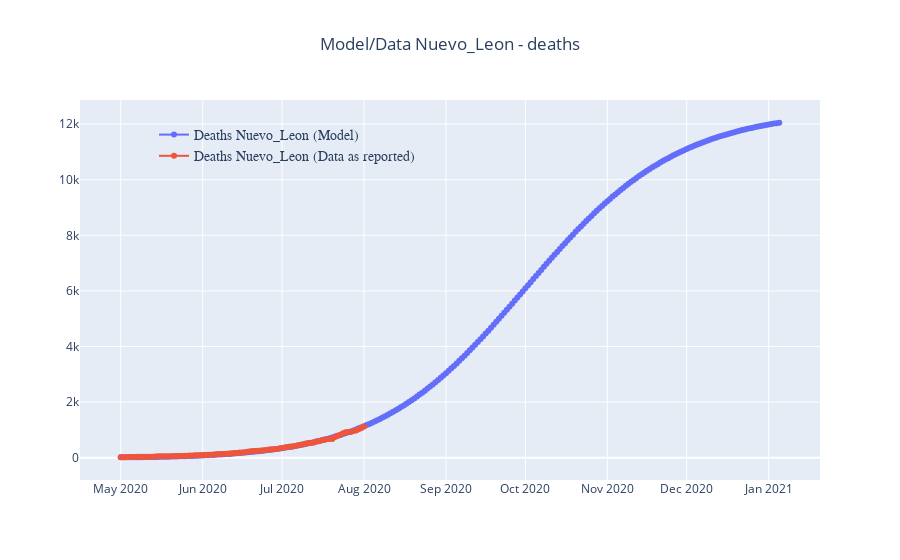

Here is the notebook cell this chart was saved with:
### Markdown cell above
## Nuevo León - Agosto - Por muertes reportadas

### Code cell
# Estimation/Data fit 

fecha = '2020-08-01'
region = 'Nuevo_Leon'
#region = 'Mexico'
caso = "reported"
#caso = "ocurred"

if caso == "reported":
    base_modelo = reportadas[(reportadas['date']>='2020-05-01') & (reportadas['date']<=fecha)].reset_index()
elif caso == "ocurred":
    base_modelo = ocurridas[(ocurridas['date']>='2020-05-01') & (ocurridas['date']<=fecha)].reset_index()
    

if region == 'Nuevo_Leon':
    P0 = 5120000
elif region == "Mexico":
    P0 = 126000000
    
I0 = base_modelo.loc[0, 'Cases_'+ region]
D0 = base_modelo.loc[0, 'Deaths_'+ region]


grid_ri = np.linspace(2, 1, num=10)
grid_rf = np.linspace(0.8, 1.5, num=10)
grid_lp = np.linspace(0.005, 0.08, num=10)
grid_sc = np.linspace(3, 1, num=10)

results = pd.DataFrame({'grid_sc':[],
                        'grid_ri': [],
                        'grid_rf': [],
                        'grid_lp': [],
                        'dist':    []})

indice = 0


for iri in range(0,len(grid_ri)):
    for irf in range(0,len(grid_rf)):
        for ilp in range(0,len(grid_lp)):
            for sc in range(0,len(grid_sc)):
                
                
                Ri= grid_ri[iri]      # initial reproduction rate
                Rf= grid_rf[irf]      # final reproduction rate as if 0 infected: S/P=1
                λ = grid_lp[ilp]      # behavioral param
                sc = grid_sc[sc]     # scale parameter for initia infected


                %run -i "D:\francisco_madrigal\Desktop\ITAM\Semestre 3\Inv Aplicada I\modelos_SIR\BSIR_modelo.py"


                distc = (sum(np.power(
                    (
                        (df_cal[(df_cal['date']>='2020-05-01') & (df_cal['date']<=fecha)]['Deaths']) - 
                        (base_modelo[(base_modelo['date']>='2020-05-01') & (base_modelo['date']<=fecha)]['Deaths_'+region])
                    )
                    ,2)) / len(base_modelo))

                results.loc[indice,'grid_sc'] = sc
                results.loc[indice,'grid_ri'] = Ri
                results.loc[indice,'grid_rf'] = Rf
                results.loc[indice,'grid_lp'] = λ
                results.loc[indice,'dist'] = distc

                indice += 1
                        

min_val = results['dist'].idxmin()

print(f'{caso} - {region} - {fecha}:\n',
      'Suma de los errores promedio: {}\n'.format(results.loc[min_val,'dist']),
      'I0: {}, con un sc de {}\n'.format(results.loc[min_val,'grid_sc'] * I0, results.loc[min_val,'grid_sc']),
      'R0: {}\n'.format(results.loc[min_val,'grid_ri']),
      'Rf: {}\n'.format(results.loc[min_val,'grid_rf']),
      'λ: {}\n'.format(results.loc[min_val,'grid_lp']))

sc = results.loc[min_val,'grid_sc']
Ri= results.loc[min_val,'grid_ri']      # initial reproduction rate
Rf= results.loc[min_val,'grid_rf']      # final reproduction rate as if 0 infected: S/P=1
λ = results.loc[min_val,'grid_lp']      # behavioral param

%run -i "D:\francisco_madrigal\Desktop\ITAM\Semestre 3\Inv Aplicada I\modelos_SIR\BSIR_modelo.py"

tbound = 250
fig = go.Figure()

fig.add_trace(go.Scatter(
    x=df_cal[df_cal.time<tbound]['date'],
    y=df_cal[df_cal.time<tbound]['Deaths'],
    name='Deaths ' + region + ' (Model)',
    mode='lines+markers',line_width=2,marker_size=6,opacity=1))

fig.add_trace(go.Scatter(
    x=base_modelo['date'],
    y=base_modelo['Deaths_' + region],
    name='Deaths ' + region + ' (Data as '+ caso + ')',
    mode='lines+markers',line_width=2,marker_size=6,opacity=1))

fig.update_layout(
    title="Model/Data " + region + " - deaths",
    title_x=0.5,showlegend=True,yaxis = {'type': 'linear'},
    legend=dict(
            x=0.10,y=0.95,
            traceorder="normal",font=dict(family="sans-serif",size=14),bgcolor='rgba(0,0,0,0)'),)

fig.show()

# Para estimar las máximas muertes diarias

df_cal['muertes_diarias'] = df_cal['Deaths'].diff()

print('Muertes despúes de 120 días (31 de diciembre de 2020): {}'.format(df_cal.loc[120,'Deaths']))
print('Mayor número de muertes: {}'.format(df_cal['muertes_diarias'].max()))
print('Días para alcanzar el mayor número de muertes: {}'.format(df_cal['muertes_diarias'].idxmax()))


res_agregados.loc[modelo,'region'] = region
res_agregados.loc[modelo,'caso'] = caso
res_agregados.loc[modelo,'fecha'] = fecha
res_agregados.loc[modelo,'I0'] = results.loc[min_val,'grid_sc'] * I0
res_agregados.loc[modelo,'Ri'] = results.loc[min_val,'grid_ri']
res_agregados.loc[modelo,'Rf'] = results.loc[min_val,'grid_rf']
res_agregados.loc[modelo,'lambda'] = results.loc[min_val,'grid_lp']
res_agregados.loc[modelo,'dist'] = results.loc[min_val,'dist']
res_agregados.loc[modelo,'muertes_120'] = df_cal.loc[120,'Deaths']
res_agregados.loc[modelo,'max_muertxdia'] = df_cal['muertes_diarias'].max()
res_agregados.loc[modelo,'dias_hasta_max_muertes'] = df_cal['muertes_diarias'].idxmax()
modelo += 1

### Figure 1 — Plotly figure (JSON) as saved in the notebook; plotly's stock layout.template omitted (floating-point values rounded to 4 significant figures; data arrays with more than 128 entries replaced by an {"elided": "..."} marker saying what was removed)
{"data": [{"line": {"width": 2}, "marker": {"size": 6}, "mode": "lines+markers", "name": "Deaths Nuevo_Leon (Model)", "opacity": 1, "type": "scatter", "x": {"elided": "250 str values"}, "y": {"elided": "250 float values"}}, {"line": {"width": 2}, "marker": {"size": 6}, "mode": "lines+markers", "name": "Deaths Nuevo_Leon (Data as reported)", "opacity": 1, "type": "scatter", "x": ["2020-05-01T00:00:00", "2020-05-02T00:00:00", "2020-05-03T00:00:00", "2020-05-04T00:00:00", "2020-05-05T00:00:00", "2020-05-06T00:00:00", "2020-05-07T00:00:00", "2020-05-08T00:00:00", "2020-05-09T00:00:00", "2020-05-10T00:00:00", "2020-05-11T00:00:00", "2020-05-12T00:00:00", "2020-05-13T00:00:00", "2020-05-14T00:00:00", "2020-05-15T00:00:00", "2020-05-16T00:00:00", "2020-05-17T00:00:00", "2020-05-18T00:00:00", "2020-05-19T00:00:00", "2020-05-20T00:00:00", "2020-05-21T00:00:00", "2020-05-22T00:00:00", "2020-05-23T00:00:00", "2020-05-24T00:00:00", "2020-05-25T00:00:00", "2020-05-26T00:00:00", "2020-05-27T00:00:00", "2020-05-28T00:00:00", "2020-05-29T00:00:00", "2020-05-30T00:00:00", "2020-05-31T00:00:00", "2020-06-01T00:00:00", "2020-06-02T00:00:00", "2020-06-03T00:00:00", "2020-06-04T00:00:00", "2020-06-05T00:00:00", "2020-06-06T00:00:00", "2020-06-07T00:00:00", "2020-06-08T00:00:00", "2020-06-09T00:00:00", "2020-06-10T00:00:00", "2020-06-11T00:00:00", "2020-06-12T00:00:00", "2020-06-13T00:00:00", "2020-06-14T00:00:00", "2020-06-15T00:00:00", "2020-06-16T00:00:00", "2020-06-17T00:00:00", "2020-06-18T00:00:00", "2020-06-19T00:00:00", "2020-06-20T00:00:00", "2020-06-21T00:00:00", "2020-06-22T00:00:00", "2020-06-23T00:00:00", "2020-06-24T00:00:00", "2020-06-25T00:00:00", "2020-06-26T00:00:00", "2020-06-27T00:00:00", "2020-06-28T00:00:00", "2020-06-29T00:00:00", "2020-06-30T00:00:00", "2020-07-01T00:00:00", "2020-07-02T00:00:00", "2020-07-03T00:00:00", "2020-07-04T00:00:00", "2020-07-05T00:00:00", "2020-07-06T00:00:00", "2020-07-07T00:00:00", "2020-07-08T00:00:00", "2020-07-09T00:00:00", "2020-07-10T00:00:00", "2020-07-11T00:00:00", "2020-07-12T00:00:00", "2020-07-13T00:00:00", "2020-07-14T00:00:00", "2020-07-15T00:00:00", "2020-07-16T00:00:00", "2020-07-17T00:00:00", "2020-07-18T00:00:00", "2020-07-19T00:00:00", "2020-07-20T00:00:00", "2020-07-21T00:00:00", "2020-07-22T00:00:00", "2020-07-23T00:00:00", "2020-07-24T00:00:00", "2020-07-25T00:00:00", "2020-07-26T00:00:00", "2020-07-27T00:00:00", "2020-07-28T00:00:00", "2020-07-29T00:00:00", "2020-07-30T00:00:00", "2020-07-31T00:00:00", "2020-08-01T00:00:00"], "y": [16, 18, 19, 22, 24, 27, 31, 32, 32, 32, 32, 35, 38, 41, 48, 48, 48, 48, 54, 56, 58, 62, 62, 62, 68, 72, 77, 82, 86, 88, 90, 98, 101, 105, 107, 111, 128, 132, 132, 133, 138, 154, 158, 167, 167, 183, 191, 199, 218, 231, 238, 243, 251, 258, 270, 280, 297, 301, 301, 312, 334, 346, 363, 386, 399, 403, 419, 446, 467, 488, 509, 525, 526, 545, 584, 591, 624, 639, 669, 669, 669, 748, 793, 818, 875, 911, 922, 925, 964, 979, 1025, 1064, 1118]}], "layout": {"legend": {"bgcolor": "rgba(0,0,0,0)", "font": {"family": "sans-serif", "size": 14}, "traceorder": "normal", "x": 0.1, "y": 0.95}, "showlegend": true, "title": {"text": "Model/Data Nuevo_Leon - deaths", "x": 0.5}, "yaxis": {"type": "linear"}}}
